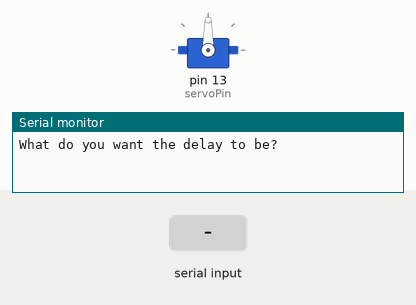
Recording of a sketch running on a simulated Arduino Uno, built with avr-gcc and run on an emulated ATmega328P. On the bench: servo, the last lines printed to the serial monitor. Inputs (shaded band) come from the test bench.

Above: at 1.2 s.
1.3 s: "90,45\n" received over Serial
At 1.62 s:
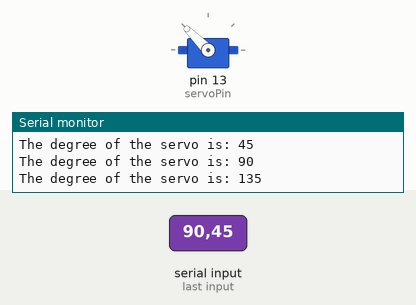
At 1.98 s:
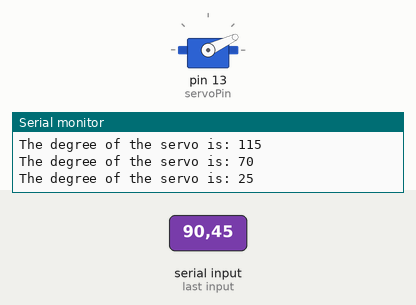
Timing chart, 0 to 10.3 s (numbered marks = the images above; inputs shaded):
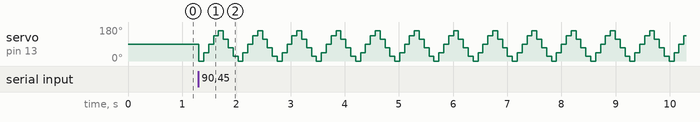

Measured:
- after the input at 1.3 s, servo on pin 13 (servoPin): 90° → 0° at once, then repeats every 0.72 s: 45° 0.09 s, 90° 0.09 s, 135° 0.09 s, 160° 0.09 s, 115° 0.09 s, 70° 0.09 s, 25° 0.09 s, 0° 0.09 s

The sketch:

Servo_Val_Loop.ino
```cpp
#include <Servo.h>
int servoPin = 13, serVal, dly = 100, increment = 40;
boolean t = true;
Servo ser;
String serMsg = "The degree of the servo is: ", msg = "What do you want the delay to be?" ,msg2 = "What do you want the increment to be?";
void setup() {
  // put your setup code here, to run once:
  Serial.begin(9600);
  ser.attach(servoPin);
}

void loop() {
  // put your main code here, to run repeatedly:
  Serial.println(msg);
  while (Serial.available() == 0) {

  }
  dly = Serial.parseInt();

  Serial.println(msg2);
  while (Serial.available() == 0) {

  }
  increment = Serial.parseInt();
  while (t) {
    for (int i = 0; i <= 160; i = i + increment) {

      ser.write(i);
      Serial.print(serMsg);
      Serial.println(i);
      delay(dly);
    }

    for (int i = 160; i >= 0; i = i - increment) {
      ser.write(i);
      Serial.print(serMsg);
      Serial.println(i);
      delay(dly);
    }
  }
}
```
